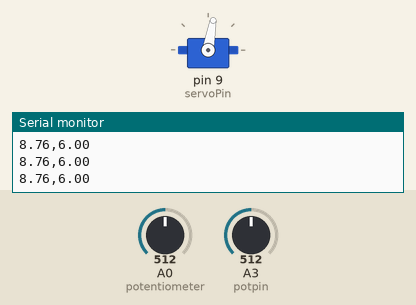
Bench run of a sketch on a simulated Arduino Uno, built with avr-gcc and run on an emulated ATmega328P. On the bench: servo, the last lines printed to the serial monitor. Inputs (shaded band) come from the test bench; at power-on: A3 (potpin) = 512, A0 (potentiometer) = 512.

Above: at 1.2 s.
1.3 s: A3 (potpin) set to 716
At 3.5 s:
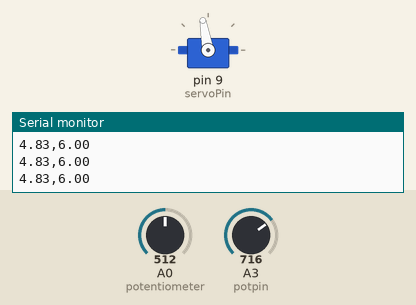
4.3 s: A0 (potentiometer) set to 716
At 5.25 s:
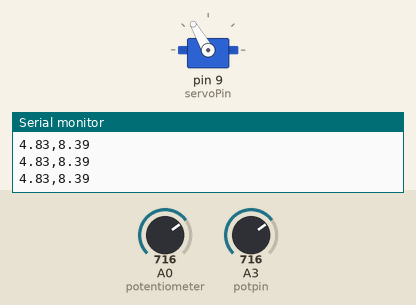
7.3 s: A3 (potpin) set to 459
At 7.38 s:
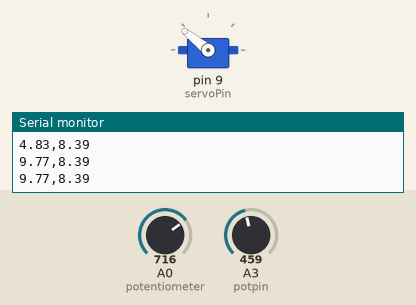
10.3 s: A3 (potpin) set to 430
13.3 s: A0 (potentiometer) set to 122
Timing chart, 0 to 16.3 s (numbered marks = the images above; inputs shaded):
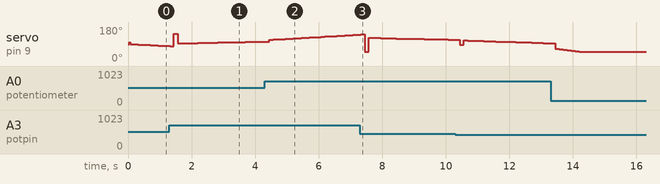

The sketch:

bnb-code.ino
```cpp
#include <Servo.h>  // add servo library
#include<PID_v1.h> // add PID package by Brett Beauregard

const int potpin = A3;                                              // analog pin used to connect the potentiometer strip
const int dial = A0;                                                // analog pin used to connect the potentiometer dial
const int servoPin = 9;                                             //Servo Pin 9

float val;
float bal;
float cal;
float val2;
float bal2;
float cal2;

float Kp = 3.5;                                                    //Initial Proportional Gain
float Ki = 3.5;                                                    //Initial Integral Gain
float Kd = 4.0;                                                    //Intitial Derivative Gain
double Setpoint, Input, Output, ServoOutput;

PID myPID(&Input, &Output, &Setpoint, Kp, Ki, Kd, DIRECT);           //Initialize PID object, which is in the class PID.

Servo myServo;                                                       //Initialize Servo.

void setup() {

  Serial.begin(9600);                                                //Begin Serial
  myServo.attach(servoPin);                                          //Attach Servo

  Input = readPosition();                                            //Calls function readPosition() and sets the balls position as the input to the PID algorithm
  Setpoint = setPosition();
  myPID.SetMode(AUTOMATIC);                                          //Set PID object myPID to AUTOMATIC
  myPID.SetOutputLimits(-50, 45);                                    //Set Output limits to -50 and 30 degrees. NOT UNIVERSAL

}
void loop()
{
  Input = readPosition();
  Setpoint = setPosition();

  ServoOutput = 100 + Output;                                          // horizontal (level to how I mounted the servo) NOT UNIVERSAL
  myServo.write(ServoOutput); //Writes value of Output to servo

  delay(10);

                                                          // Below lines can be used to plot ball position and steady state (steady state set by dial-potentiometer)
  Serial.print(Input);
  Serial.print(',');
  Serial.println(Setpoint);

  myPID.Compute();                                                     // "Compute" does the math that spits out where your servo should rotate to
}

float readPosition() {                                                 // this corresponds to the soft-potentiometer
  delay(10);
  float sensorValue = cal;
  //Serial.println(sensorValue);                                      // prints the read value ( this has been checked, I am getting a correct reading)
  val = analogRead(A3);                                               // reads the value of the potentiometer (value between 0 and 1096)
  bal = map(val, 0, 1023, 0, 1968);                                   // scale it to use it with the servo (value between 0 and 12)
  cal = (18.6 - (bal / 100));                                         // Mess with this to change scale of soft-potentiometer
  return cal;
}

float setPosition() {
  delay(10);
  float sensorValue = cal2;
  //Serial.println(sensorValue);                                      // prints the read value ( this has been checked, I am getting a correct reading)
  val2 = analogRead(A0);                                              // reads the value of the potentiometer (value between 0 and 1023) and maps it to (0 to 1200)
  bal2 = map(val2, 0, 1023, 0, 1200);                                 // scale it to use it with the servo (value between 0 and 12)
  cal2 = ((bal2 / 100));
  return cal2;
}
```
